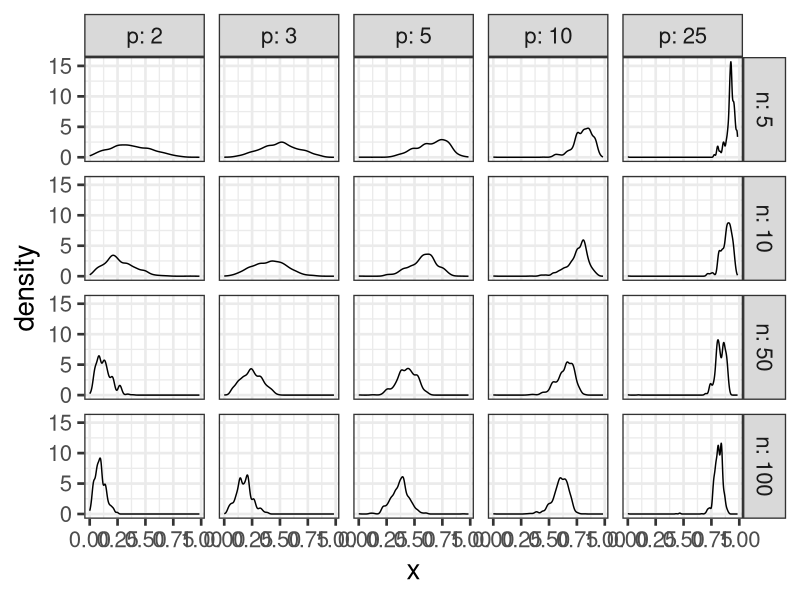
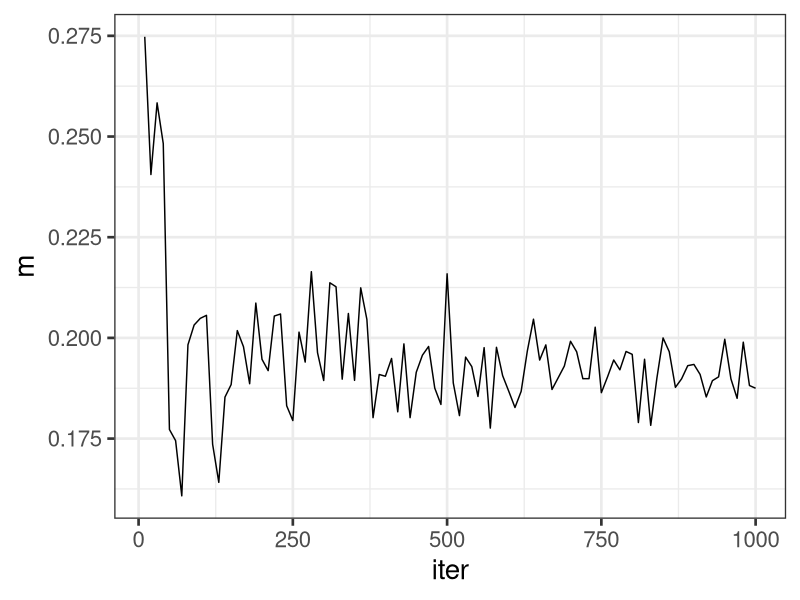
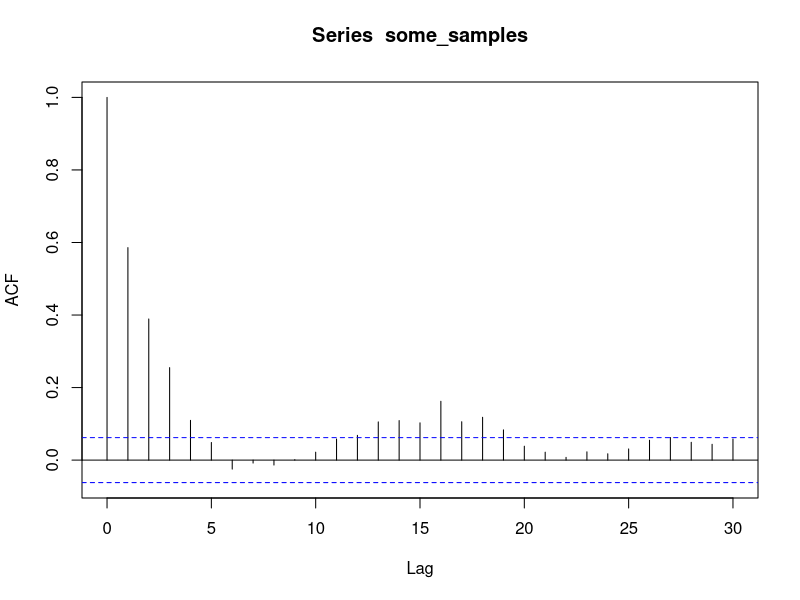
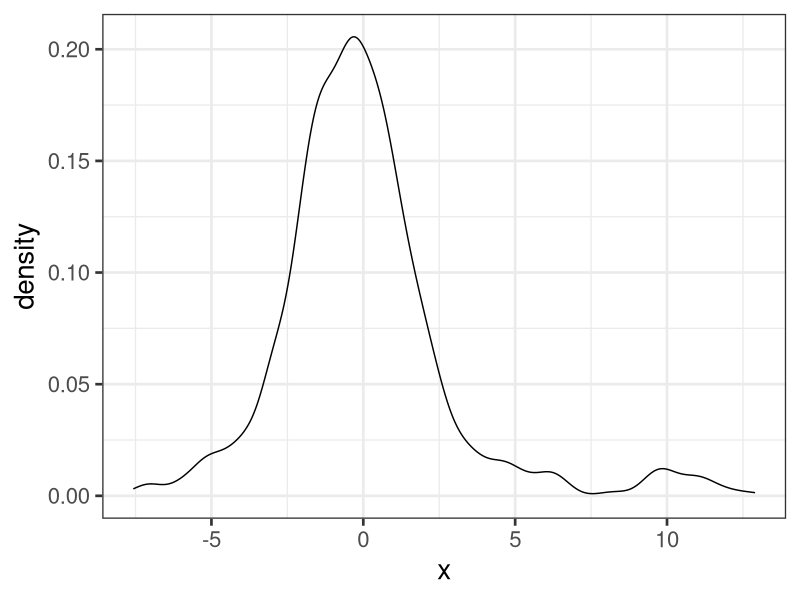
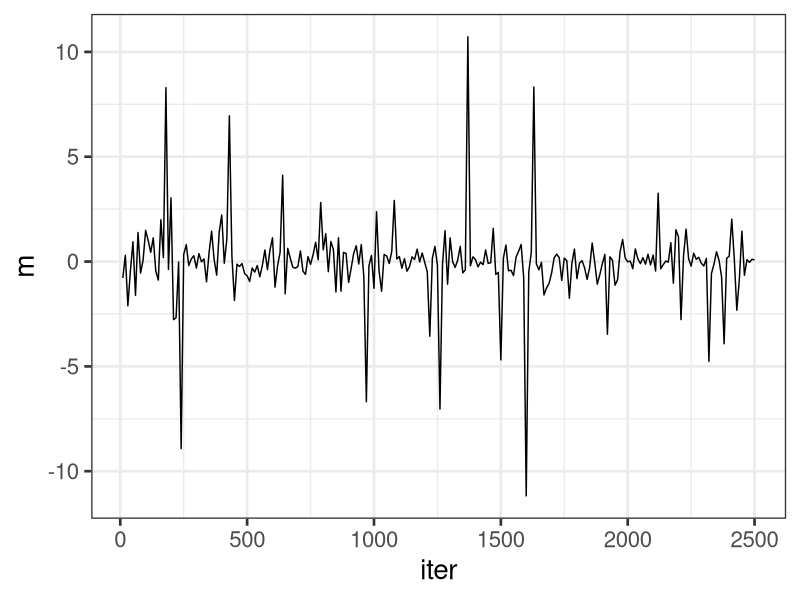
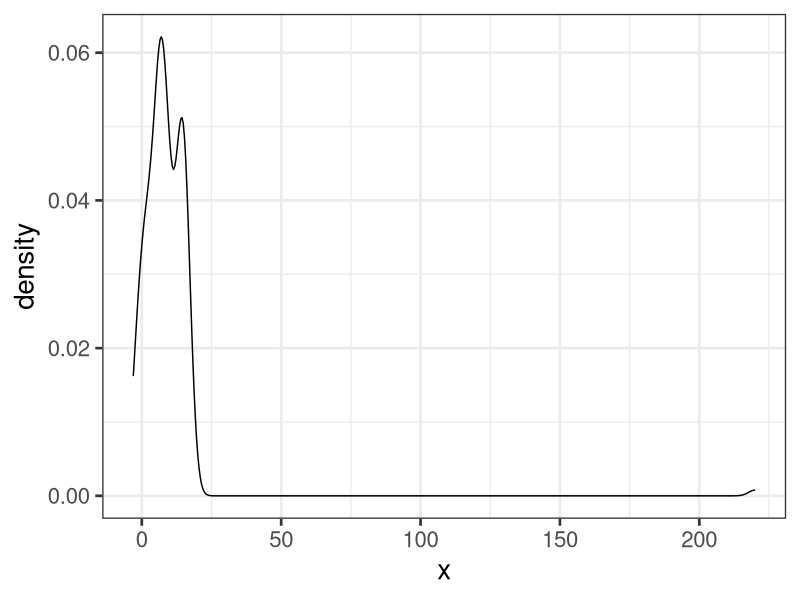
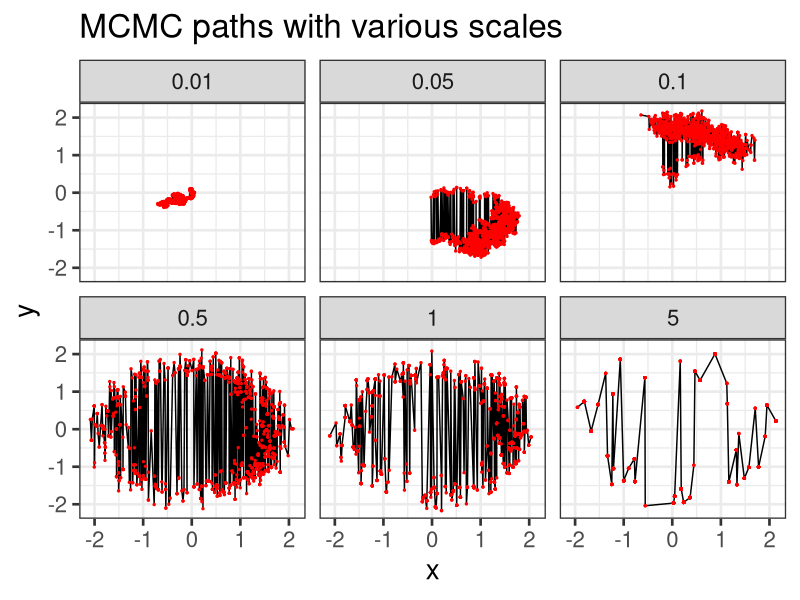
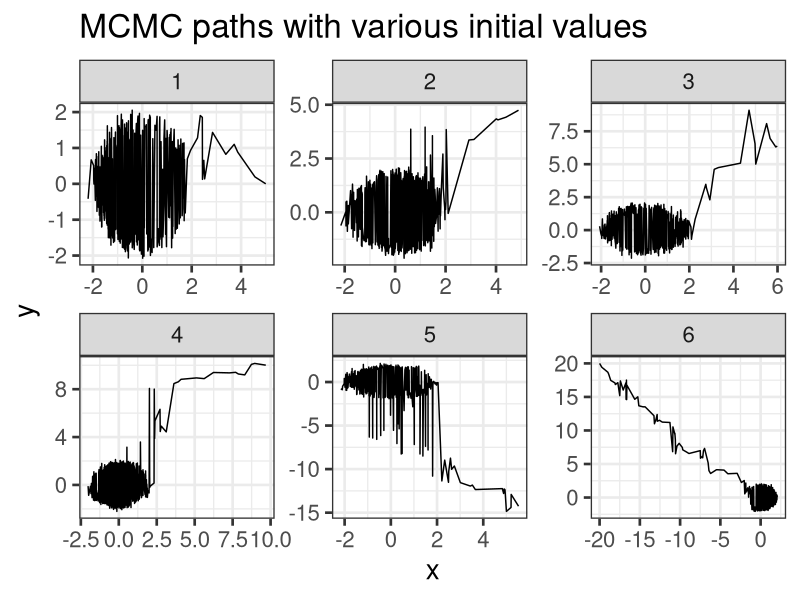

The R source for these figures, in order:
## ---- chunk 1
knitr::opts_chunk$set(echo = TRUE)

library(magrittr)
library(tidyverse)
library(mcmc)
theme_set(theme_bw(20))
## ---- chunk 2

# target distribution
kumaraswamy <- function(x, n, p) n*p*(1 - x^p)^(n-1)*x^(p-1)

# metropolis-hastings
kumaraswamy_samples <- function(N, init, n, p) {
  
  # initial value   
  y <- init
  
  for(i in 2:N) {
    
    
      proposal <- runif(1)
      alpha <- kumaraswamy(proposal, n, p)/kumaraswamy(y[i-1], n, p)
      
      if(runif(1) <= alpha) {
        y[i] <- proposal
      } else {
        y[i] <- y[i-1]
      }
     
  }
  
  y
}

## ---- chunk 3

n_samples <- 1000

samples <- lapply(c(2, 3, 5, 10, 25), function(p) {
  
  lapply(c(5, 10, 50, 100), function(n) {
    data.frame(x = kumaraswamy_samples(n_samples, 0, n, p),
               n = rep(n, n_samples),
               p = rep(p, n_samples))
  }) %>%
    do.call(rbind, .)
  
}) %>% 
  do.call(rbind, .)

p <- samples %>% 
  ggplot(aes(x = x)) + 
  stat_density(geom = "line") +
  facet_grid(n ~ p, labeller = label_both)

## ---- chunk 4
p
## ---- chunk 5

mean_evol <- sapply(10*1:100, function(N) {
  
  c(m = kumaraswamy_samples(N, 0, n = 100, p = 3) %>% mean, iter = N)
  
}) %>% t %>% as.data.frame()

p <- mean_evol %>% 
  ggplot(aes(x = iter, y = m)) +
  geom_line()

p

## ---- chunk 6

some_samples <- kumaraswamy_samples(1000, 0, n = 100, p = 5)

autoc <- acf(some_samples)
## ---- chunk 7

slash <- function(x) {
  
  if(x == 0) {
    y = 1/(2*sqrt(2*pi))
  } else {
    y = (dnorm(0) - dnorm(x)) / x^2
  }
  y
}
  
slash_samples <- function(N, init = 0) {
  
  y <- init
  
  for(i in 2:N) {
      proposal <- rnorm(1, y[i-1], 1)
      
      alpha <- slash(proposal)/slash(y[i-1])
      
      if(runif(1) <= alpha) {
        y[i] <-  proposal
      } else {
        y[i] <- y[i-1]
      }
  }
  y
}

## ---- chunk 8

ss <- slash_samples(1000)

data.frame(x = ss) %>% 
  ggplot(aes(x = x)) +
  stat_density(geom = "line")

## ---- chunk 9

set.seed(11235)
mean_evol <- sapply(10*1:250, function(N) {
  
  c(m = slash_samples(N) %>% mean, iter = N)
  
}) %>% t %>% as.data.frame()

p <- mean_evol %>% 
  ggplot(aes(x = iter, y = m)) +
  geom_line()

print(p)
## ---- chunk 10


mean_evol <- lapply(10*1:100, function(N) {
  
  c(x = slash_samples(N), iter = N) 
  
})


ind <- lapply(mean_evol, mean) %>% unlist %>% which.max()

p <- as.data.frame(mean_evol[[ind]]) %>% 
  set_colnames("x") %>% 
  ggplot(aes(x = x)) +
  stat_density(geom = "line")

print(p)

## ---- chunk 11

# target log density
log_f <- function(x) -(x[1]^2 + x[2]^2 - 3)^2


n_samples <- 1000


samples <- lapply(c(0.01, 0.05, 0.1, 0.5, 1, 5), function(s) {
  xs <- metrop(log_f, c(0, 0), n_samples, scale = s)$batch
  
  xs <- xs %>%
    as.data.frame() %>% 
    set_colnames(c("x", "y")) %>% 
    cbind(scale = rep(s, n_samples))
  
}) %>% do.call(rbind, .)


## ---- chunk 12

p <- samples %>% 
  ggplot(aes(x = x, y = y)) +
  geom_line() + 
  geom_point(size = .5, color = "red") +
  facet_wrap(~scale) +
  labs(title = "MCMC paths with various scales")

print(p)

## ---- chunk 13

inits <- list(c(5, 0), c(5, 5), c(5, 10), c(10, 10), c(5, -15), c(-20, 20))

samples <- lapply(1:length(inits), function(i) {
  xs <- metrop(log_f, initial = inits[[i]], n_samples, scale = 0.5)$batch
  
  xs <- xs %>%
    as.data.frame() %>% 
    set_colnames(c("x", "y")) %>% 
    cbind(inits = i)
  
}) %>% do.call(rbind, .)

p <- samples %>% 
  ggplot(aes(x = x, y = y)) +
  geom_line() + 
  facet_wrap(~inits, scales = "free") +
  labs(title = "MCMC paths with various initial values")

print(p)
